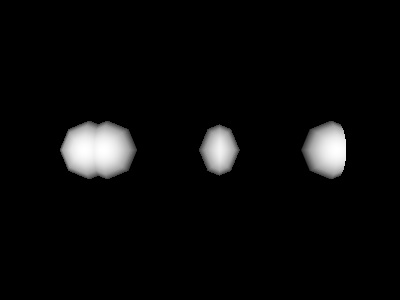

Recreate this plot in Python.
#!/usr/bin/env python

# Demonstrate vtkBooleanOperationPolyDataFilter by performing union,
# intersection, and difference operations on pairs of overlapping spheres.

# Factory overrides
import vtkmodules.vtkInteractionStyle  # noqa: F401
import vtkmodules.vtkRenderingFreeType  # noqa: F401
import vtkmodules.vtkRenderingOpenGL2  # noqa: F401

from vtkmodules.vtkFiltersGeneral import vtkBooleanOperationPolyDataFilter
from vtkmodules.vtkFiltersSources import vtkSphereSource
from vtkmodules.vtkRenderingCore import (
    vtkActor,
    vtkPolyDataMapper,
    vtkRenderWindow,
    vtkRenderWindowInteractor,
    vtkRenderer,
)

center_separation = 0.15

# Union (left)
sphere_u1 = vtkSphereSource()
sphere_u1.SetCenter(-center_separation - 2.0, 0.0, 0.0)
sphere_u2 = vtkSphereSource()
sphere_u2.SetCenter(center_separation - 2.0, 0.0, 0.0)

bool_union = vtkBooleanOperationPolyDataFilter()
bool_union.SetOperation(vtkBooleanOperationPolyDataFilter.VTK_UNION)
bool_union.SetInputConnection(0, sphere_u1.GetOutputPort())
bool_union.SetInputConnection(1, sphere_u2.GetOutputPort())

union_mapper = vtkPolyDataMapper()
union_mapper.SetInputConnection(bool_union.GetOutputPort())
union_mapper.ScalarVisibilityOff()

union_actor = vtkActor()
union_actor.SetMapper(union_mapper)

# Intersection (center)
sphere_i1 = vtkSphereSource()
sphere_i1.SetCenter(-center_separation, 0.0, 0.0)
sphere_i2 = vtkSphereSource()
sphere_i2.SetCenter(center_separation, 0.0, 0.0)

bool_intersection = vtkBooleanOperationPolyDataFilter()
bool_intersection.SetOperation(vtkBooleanOperationPolyDataFilter.VTK_INTERSECTION)
bool_intersection.SetInputConnection(0, sphere_i1.GetOutputPort())
bool_intersection.SetInputConnection(1, sphere_i2.GetOutputPort())

intersection_mapper = vtkPolyDataMapper()
intersection_mapper.SetInputConnection(bool_intersection.GetOutputPort())
intersection_mapper.ScalarVisibilityOff()

intersection_actor = vtkActor()
intersection_actor.SetMapper(intersection_mapper)

# Difference (right)
sphere_d1 = vtkSphereSource()
sphere_d1.SetCenter(-center_separation + 2.0, 0.0, 0.0)
sphere_d2 = vtkSphereSource()
sphere_d2.SetCenter(center_separation + 2.0, 0.0, 0.0)

bool_difference = vtkBooleanOperationPolyDataFilter()
bool_difference.SetOperation(vtkBooleanOperationPolyDataFilter.VTK_DIFFERENCE)
bool_difference.SetInputConnection(0, sphere_d1.GetOutputPort())
bool_difference.SetInputConnection(1, sphere_d2.GetOutputPort())

difference_mapper = vtkPolyDataMapper()
difference_mapper.SetInputConnection(bool_difference.GetOutputPort())
difference_mapper.ScalarVisibilityOff()

difference_actor = vtkActor()
difference_actor.SetMapper(difference_mapper)

# Renderer
renderer = vtkRenderer()
renderer.AddActor(union_actor)
renderer.AddActor(intersection_actor)
renderer.AddActor(difference_actor)

# Window
render_window = vtkRenderWindow()
render_window.AddRenderer(renderer)
render_window.SetSize(400, 300)
render_window.SetWindowName("boolean operation polydata")

# Interactor
interactor = vtkRenderWindowInteractor()
interactor.SetRenderWindow(render_window)

# Scene
renderer.ResetCamera()

interactor.Initialize()
interactor.Start()
